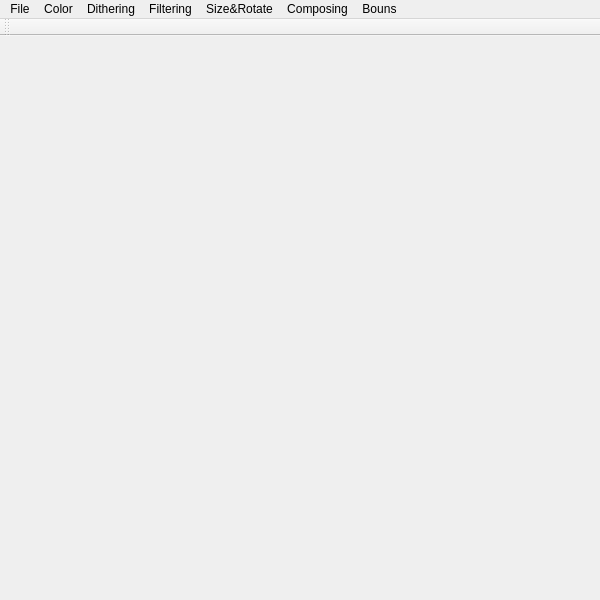
<?xml version="1.0" encoding="UTF-8"?>
<ui version="4.0">
 <class>Qt_Opengl_FrameworkClass</class>
 <widget class="QMainWindow" name="Qt_Opengl_FrameworkClass">
  <property name="geometry">
   <rect>
    <x>0</x>
    <y>0</y>
    <width>600</width>
    <height>600</height>
   </rect>
  </property>
  <property name="windowTitle">
   <string>Qt_Opengl_Framework</string>
  </property>
  <widget class="QWidget" name="centralWidget">
   <widget class="QLabel" name="label">
    <property name="geometry">
     <rect>
      <x>10</x>
      <y>10</y>
      <width>581</width>
      <height>541</height>
     </rect>
    </property>
    <property name="text">
     <string/>
    </property>
   </widget>
  </widget>
  <widget class="QMenuBar" name="menuBar">
   <property name="geometry">
    <rect>
     <x>0</x>
     <y>0</y>
     <width>600</width>
     <height>22</height>
    </rect>
   </property>
   <widget class="QMenu" name="menuFile">
    <property name="title">
     <string>File</string>
    </property>
    <addaction name="actionOpen"/>
    <addaction name="actionSave"/>
    <addaction name="actionExit"/>
    <addaction name="separator"/>
   </widget>
   <widget class="QMenu" name="menuColor">
    <property name="title">
     <string>Color</string>
    </property>
    <addaction name="actionGray"/>
    <addaction name="actionUniform_Quantization"/>
    <addaction name="actionPopulosity"/>
   </widget>
   <widget class="QMenu" name="menuDithering">
    <property name="title">
     <string>Dithering</string>
    </property>
    <addaction name="actionNaive_Threshold_Dithering"/>
    <addaction name="actionBrightness_Preserving_Threshold_Dithering"/>
    <addaction name="actionRandom"/>
    <addaction name="actionClustered"/>
    <addaction name="actionFloyd_Steinberg"/>
    <addaction name="actionColor_Floyd_Steinberg"/>
   </widget>
   <widget class="QMenu" name="menuFiltering">
    <property name="title">
     <string>Filtering</string>
    </property>
    <addaction name="actionBox"/>
    <addaction name="actionBartlett"/>
    <addaction name="actionGaussian"/>
    <addaction name="actionArbitrary_Size_Gaussian"/>
    <addaction name="actionEdge"/>
    <addaction name="actionEnhance"/>
   </widget>
   <widget class="QMenu" name="menuResize">
    <property name="title">
     <string>Size&amp;&amp;Rotate</string>
    </property>
    <addaction name="actionHalf"/>
    <addaction name="actionDouble"/>
    <addaction name="actionArbitrary_Uniform_Scale"/>
    <addaction name="actionRotate"/>
   </widget>
   <widget class="QMenu" name="menuComposing">
    <property name="title">
     <string>Composing</string>
    </property>
    <addaction name="actionOver"/>
    <addaction name="actionIn"/>
    <addaction name="actionOut"/>
    <addaction name="actionAtop"/>
    <addaction name="actionXor"/>
   </widget>
   <widget class="QMenu" name="menuNPR">
    <property name="title">
     <string>Bouns</string>
    </property>
    <addaction name="actionNPR"/>
    <addaction name="actionEdgeDetection"/>
   </widget>
   <addaction name="menuFile"/>
   <addaction name="menuColor"/>
   <addaction name="menuDithering"/>
   <addaction name="menuFiltering"/>
   <addaction name="menuResize"/>
   <addaction name="menuComposing"/>
   <addaction name="menuNPR"/>
  </widget>
  <widget class="QToolBar" name="mainToolBar">
   <attribute name="toolBarArea">
    <enum>TopToolBarArea</enum>
   </attribute>
   <attribute name="toolBarBreak">
    <bool>false</bool>
   </attribute>
  </widget>
  <action name="actionExit">
   <property name="text">
    <string>Exit</string>
   </property>
  </action>
  <action name="actionOpen">
   <property name="text">
    <string>Open</string>
   </property>
  </action>
  <action name="actionGray">
   <property name="text">
    <string>Gray</string>
   </property>
  </action>
  <action name="actionUniform_Quantization">
   <property name="text">
    <string>Uniform Quantization</string>
   </property>
  </action>
  <action name="actionPopulosity">
   <property name="text">
    <string>Populosity</string>
   </property>
  </action>
  <action name="actionNaive_Threshold_Dithering">
   <property name="text">
    <string>Naive Threshold Dithering</string>
   </property>
  </action>
  <action name="actionBrightness_Preserving_Threshold_Dithering">
   <property name="text">
    <string>Brightness Preserving Threshold</string>
   </property>
  </action>
  <action name="actionRandom">
   <property name="text">
    <string>Random </string>
   </property>
  </action>
  <action name="actionClustered">
   <property name="text">
    <string>Clustered </string>
   </property>
  </action>
  <action name="actionFloyd_Steinberg">
   <property name="text">
    <string>Floyd-Steinberg </string>
   </property>
  </action>
  <action name="actionColor_Floyd_Steinberg">
   <property name="text">
    <string>Color Floyd-Steinberg </string>
   </property>
  </action>
  <action name="actionBox">
   <property name="text">
    <string>Box</string>
   </property>
  </action>
  <action name="actionBartlett">
   <property name="text">
    <string>Bartlett</string>
   </property>
  </action>
  <action name="actionGaussian">
   <property name="text">
    <string>Gaussian </string>
   </property>
  </action>
  <action name="actionArbitrary_Size_Gaussian">
   <property name="text">
    <string>Arbitrary-Size Gaussian </string>
   </property>
  </action>
  <action name="actionHalf">
   <property name="text">
    <string>Half </string>
   </property>
  </action>
  <action name="actionDouble">
   <property name="text">
    <string>Double </string>
   </property>
  </action>
  <action name="actionArbitrary_Uniform_Scale">
   <property name="text">
    <string>Arbitrary Uniform Scale</string>
   </property>
  </action>
  <action name="actionEdge">
   <property name="text">
    <string>Edge</string>
   </property>
  </action>
  <action name="actionEnhance">
   <property name="text">
    <string>Enhance</string>
   </property>
  </action>
  <action name="actionRotate">
   <property name="text">
    <string>Rotate</string>
   </property>
  </action>
  <action name="actionResample_src">
   <property name="text">
    <string>resample_src</string>
   </property>
  </action>
  <action name="actionOver">
   <property name="text">
    <string>Over</string>
   </property>
  </action>
  <action name="actionIn">
   <property name="text">
    <string>In</string>
   </property>
  </action>
  <action name="actionOut">
   <property name="text">
    <string>Out</string>
   </property>
  </action>
  <action name="actionAtop">
   <property name="text">
    <string>Atop</string>
   </property>
  </action>
  <action name="actionXor">
   <property name="text">
    <string>Xor</string>
   </property>
  </action>
  <action name="actionSave">
   <property name="text">
    <string>Save</string>
   </property>
  </action>
  <action name="actionNPR">
   <property name="text">
    <string>NPR</string>
   </property>
  </action>
  <action name="actionEdgeDetection">
   <property name="text">
    <string>Edge Detection</string>
   </property>
  </action>
 </widget>
 <layoutdefault spacing="6" margin="11"/>
 <resources>
  <include location="qt_opengl_framework.qrc"/>
 </resources>
 <connections/>
</ui>
